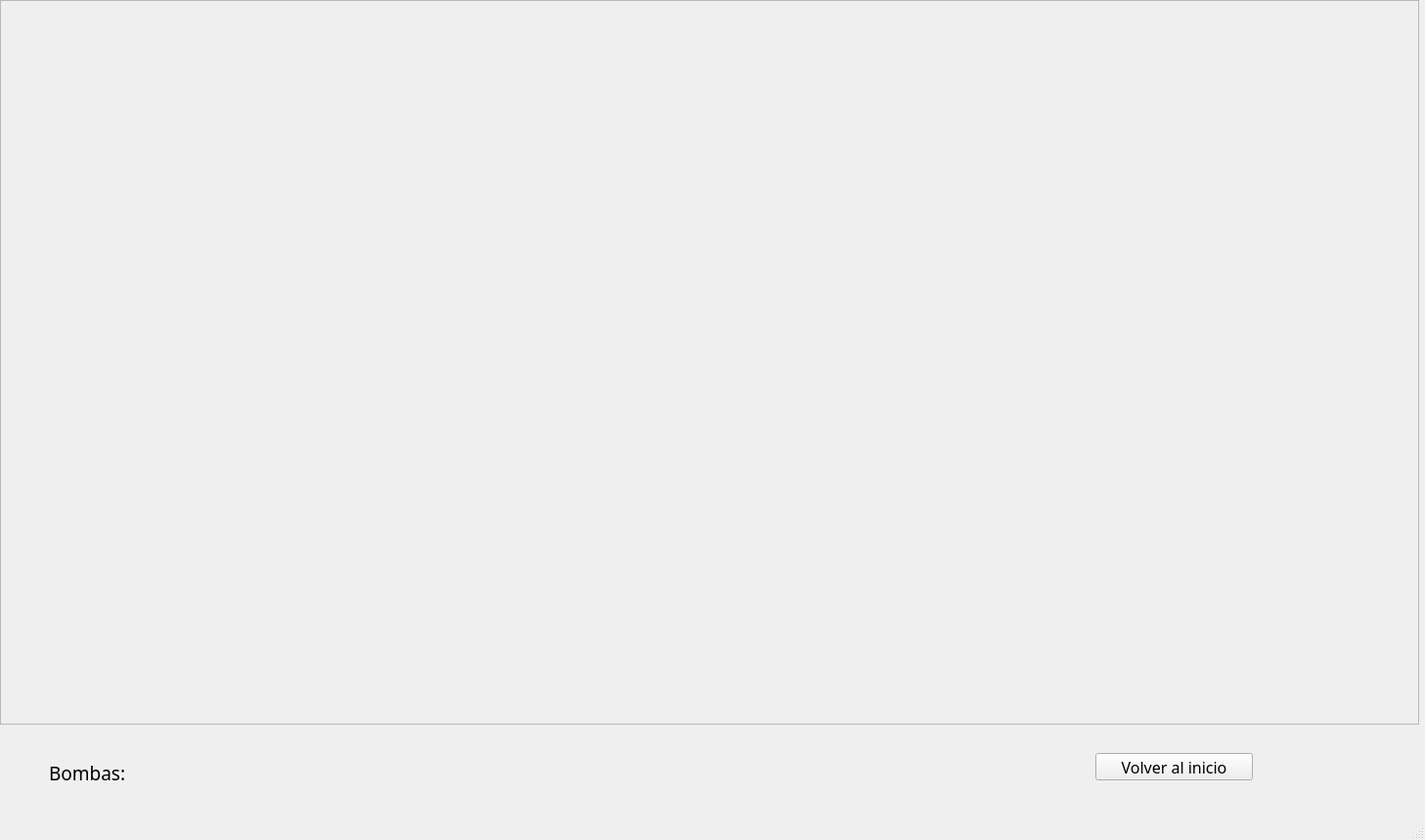
<?xml version="1.0" encoding="UTF-8"?>
<ui version="4.0">
 <class>BomberWindow</class>
 <widget class="QMainWindow" name="BomberWindow">
  <property name="geometry">
   <rect>
    <x>0</x>
    <y>0</y>
    <width>1457</width>
    <height>859</height>
   </rect>
  </property>
  <property name="windowTitle">
   <string>MainWindow</string>
  </property>
  <widget class="QWidget" name="centralwidget">
   <widget class="QFrame" name="bomberFrame">
    <property name="geometry">
     <rect>
      <x>0</x>
      <y>0</y>
      <width>1451</width>
      <height>741</height>
     </rect>
    </property>
    <property name="frameShape">
     <enum>QFrame::StyledPanel</enum>
    </property>
    <property name="frameShadow">
     <enum>QFrame::Raised</enum>
    </property>
    <widget class="QWidget" name="gridLayoutWidget">
     <property name="geometry">
      <rect>
       <x>0</x>
       <y>0</y>
       <width>1451</width>
       <height>741</height>
      </rect>
     </property>
     <layout class="QGridLayout" name="bomberLayout"/>
    </widget>
   </widget>
   <widget class="QWidget" name="horizontalLayoutWidget">
    <property name="geometry">
     <rect>
      <x>50</x>
      <y>750</y>
      <width>201</width>
      <height>81</height>
     </rect>
    </property>
    <layout class="QHBoxLayout" name="horizontalLayout">
     <item>
      <widget class="QLabel" name="label_2">
       <property name="font">
        <font>
         <family>MV Boli</family>
         <pointsize>14</pointsize>
        </font>
       </property>
       <property name="text">
        <string>Bombas:</string>
       </property>
      </widget>
     </item>
     <item>
      <widget class="QLabel" name="cantBombas">
       <property name="font">
        <font>
         <family>MV Boli</family>
         <pointsize>14</pointsize>
        </font>
       </property>
       <property name="text">
        <string/>
       </property>
      </widget>
     </item>
    </layout>
   </widget>
   <widget class="QPushButton" name="goback">
    <property name="geometry">
     <rect>
      <x>1120</x>
      <y>770</y>
      <width>161</width>
      <height>28</height>
     </rect>
    </property>
    <property name="font">
     <font>
      <family>MV Boli</family>
      <pointsize>12</pointsize>
     </font>
    </property>
    <property name="text">
     <string>Volver al inicio</string>
    </property>
   </widget>
  </widget>
  <widget class="QStatusBar" name="statusbar"/>
 </widget>
 <resources/>
 <connections/>
</ui>
